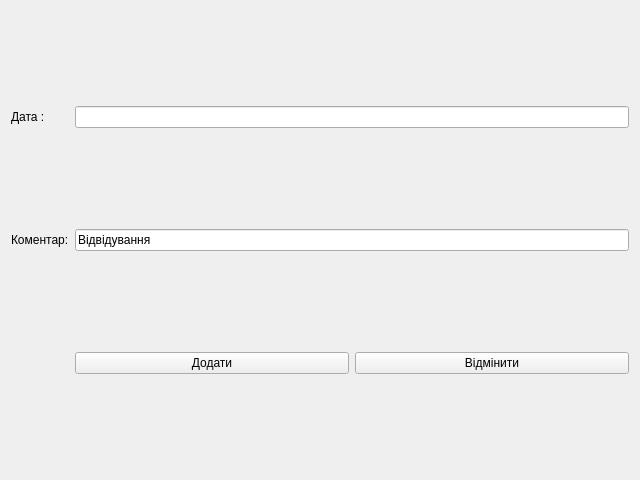
<?xml version="1.0" encoding="UTF-8"?>
<ui version="4.0">
 <class>AddNewVisitDialog</class>
 <widget class="QWidget" name="AddNewVisitDialog">
  <property name="geometry">
   <rect>
    <x>0</x>
    <y>0</y>
    <width>640</width>
    <height>480</height>
   </rect>
  </property>
  <property name="sizePolicy">
   <sizepolicy hsizetype="MinimumExpanding" vsizetype="MinimumExpanding">
    <horstretch>0</horstretch>
    <verstretch>0</verstretch>
   </sizepolicy>
  </property>
  <property name="windowTitle">
   <string>Form</string>
  </property>
  <layout class="QGridLayout" name="gridLayout">
   <property name="sizeConstraint">
    <enum>QLayout::SetDefaultConstraint</enum>
   </property>
   <item row="1" column="1">
    <widget class="QLineEdit" name="comment">
     <property name="text">
      <string>Відвідування</string>
     </property>
    </widget>
   </item>
   <item row="1" column="0">
    <widget class="QLabel" name="label_2">
     <property name="text">
      <string>Коментар:</string>
     </property>
    </widget>
   </item>
   <item row="0" column="0">
    <widget class="QLabel" name="label">
     <property name="text">
      <string>Дата :</string>
     </property>
    </widget>
   </item>
   <item row="0" column="1">
    <widget class="QLineEdit" name="date"/>
   </item>
   <item row="2" column="1">
    <layout class="QHBoxLayout" name="horizontalLayout">
     <item>
      <widget class="QPushButton" name="addBtn">
       <property name="text">
        <string>Додати</string>
       </property>
      </widget>
     </item>
     <item>
      <widget class="QPushButton" name="cancelBtn">
       <property name="text">
        <string>Відмінити</string>
       </property>
      </widget>
     </item>
    </layout>
   </item>
  </layout>
 </widget>
 <resources/>
 <connections/>
</ui>
